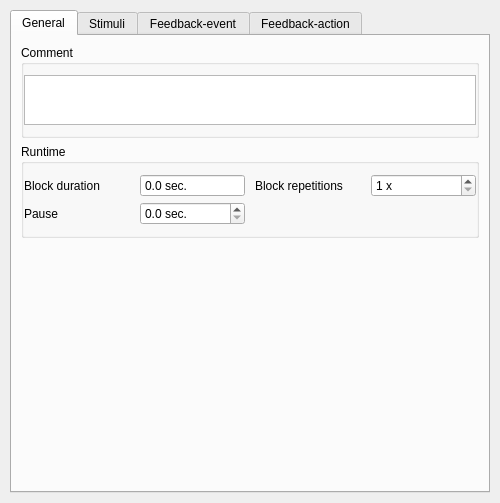
<?xml version="1.0" encoding="UTF-8"?>
<ui version="4.0">
 <class>CTConfWallScreen</class>
 <widget class="QWidget" name="CTConfWallScreen">
  <property name="geometry">
   <rect>
    <x>0</x>
    <y>0</y>
    <width>500</width>
    <height>503</height>
   </rect>
  </property>
  <property name="sizePolicy">
   <sizepolicy hsizetype="MinimumExpanding" vsizetype="Minimum">
    <horstretch>0</horstretch>
    <verstretch>0</verstretch>
   </sizepolicy>
  </property>
  <property name="minimumSize">
   <size>
    <width>500</width>
    <height>0</height>
   </size>
  </property>
  <property name="windowTitle">
   <string/>
  </property>
  <layout class="QVBoxLayout" name="qvb_main_layout">
   <property name="spacing">
    <number>20</number>
   </property>
   <property name="margin">
    <number>10</number>
   </property>
   <item>
    <widget class="QTabWidget" name="tabWidget">
     <property name="currentIndex">
      <number>0</number>
     </property>
     <widget class="QWidget" name="tabGeneral">
      <attribute name="title">
       <string>General</string>
      </attribute>
      <layout class="QVBoxLayout" name="verticalLayout">
       <item>
        <widget class="QGroupBox" name="qgb_comment">
         <property name="title">
          <string>Comment</string>
         </property>
         <property name="flat">
          <bool>true</bool>
         </property>
         <layout class="QGridLayout" name="qgl_comment_layout">
          <property name="leftMargin">
           <number>0</number>
          </property>
          <property name="topMargin">
           <number>10</number>
          </property>
          <property name="rightMargin">
           <number>0</number>
          </property>
          <property name="bottomMargin">
           <number>10</number>
          </property>
          <property name="horizontalSpacing">
           <number>10</number>
          </property>
          <property name="verticalSpacing">
           <number>5</number>
          </property>
          <item row="0" column="0">
           <widget class="QPlainTextEdit" name="qte_comment">
            <property name="sizePolicy">
             <sizepolicy hsizetype="Expanding" vsizetype="Fixed">
              <horstretch>0</horstretch>
              <verstretch>0</verstretch>
             </sizepolicy>
            </property>
            <property name="minimumSize">
             <size>
              <width>0</width>
              <height>50</height>
             </size>
            </property>
            <property name="maximumSize">
             <size>
              <width>16777215</width>
              <height>50</height>
             </size>
            </property>
            <property name="horizontalScrollBarPolicy">
             <enum>Qt::ScrollBarAlwaysOff</enum>
            </property>
           </widget>
          </item>
         </layout>
        </widget>
       </item>
       <item>
        <widget class="QGroupBox" name="qgb_runtime">
         <property name="title">
          <string>Runtime</string>
         </property>
         <property name="flat">
          <bool>true</bool>
         </property>
         <layout class="QGridLayout" name="qgl_runtime_layout">
          <property name="leftMargin">
           <number>0</number>
          </property>
          <property name="topMargin">
           <number>10</number>
          </property>
          <property name="rightMargin">
           <number>0</number>
          </property>
          <property name="bottomMargin">
           <number>10</number>
          </property>
          <property name="horizontalSpacing">
           <number>10</number>
          </property>
          <property name="verticalSpacing">
           <number>5</number>
          </property>
          <item row="0" column="2">
           <widget class="QLabel" name="qlb_block_repetitions">
            <property name="text">
             <string>Block repetitions</string>
            </property>
           </widget>
          </item>
          <item row="0" column="1">
           <widget class="CTDoubleSpinBox" name="qsb_block_duration">
            <property name="readOnly">
             <bool>true</bool>
            </property>
            <property name="buttonSymbols">
             <enum>QAbstractSpinBox::NoButtons</enum>
            </property>
            <property name="suffix">
             <string> sec.</string>
            </property>
            <property name="decimals">
             <number>1</number>
            </property>
            <property name="minimum">
             <double>0.000000000000000</double>
            </property>
            <property name="maximum">
             <double>300.000000000000000</double>
            </property>
            <property name="singleStep">
             <double>0.100000000000000</double>
            </property>
            <property name="value">
             <double>0.000000000000000</double>
            </property>
           </widget>
          </item>
          <item row="0" column="0">
           <widget class="QLabel" name="qlb_block_duration">
            <property name="text">
             <string>Block duration</string>
            </property>
           </widget>
          </item>
          <item row="0" column="3">
           <widget class="CTSpinBox" name="qsb_block_repetitions">
            <property name="suffix">
             <string> x</string>
            </property>
            <property name="minimum">
             <number>1</number>
            </property>
            <property name="maximum">
             <number>100</number>
            </property>
           </widget>
          </item>
          <item row="1" column="0">
           <widget class="QLabel" name="qlb_pause">
            <property name="text">
             <string>Pause</string>
            </property>
           </widget>
          </item>
          <item row="1" column="1">
           <widget class="CTDoubleSpinBox" name="qsb_pause">
            <property name="suffix">
             <string> sec.</string>
            </property>
            <property name="decimals">
             <number>1</number>
            </property>
            <property name="singleStep">
             <double>0.100000000000000</double>
            </property>
           </widget>
          </item>
         </layout>
        </widget>
       </item>
       <item>
        <spacer name="verticalSpacer">
         <property name="orientation">
          <enum>Qt::Vertical</enum>
         </property>
         <property name="sizeHint" stdset="0">
          <size>
           <width>20</width>
           <height>40</height>
          </size>
         </property>
        </spacer>
       </item>
      </layout>
     </widget>
     <widget class="QWidget" name="tabStimuli">
      <attribute name="title">
       <string>Stimuli</string>
      </attribute>
      <layout class="QVBoxLayout" name="verticalLayout_2">
       <item>
        <widget class="QGroupBox" name="qgb_stimuli">
         <property name="title">
          <string>Stimuli</string>
         </property>
         <property name="flat">
          <bool>true</bool>
         </property>
         <layout class="QVBoxLayout" name="qvb_stimuli_layout">
          <property name="spacing">
           <number>10</number>
          </property>
          <property name="leftMargin">
           <number>0</number>
          </property>
          <property name="topMargin">
           <number>10</number>
          </property>
          <property name="rightMargin">
           <number>0</number>
          </property>
          <property name="bottomMargin">
           <number>10</number>
          </property>
         </layout>
        </widget>
       </item>
       <item>
        <spacer name="verticalSpacer_2">
         <property name="orientation">
          <enum>Qt::Vertical</enum>
         </property>
         <property name="sizeHint" stdset="0">
          <size>
           <width>20</width>
           <height>40</height>
          </size>
         </property>
        </spacer>
       </item>
      </layout>
     </widget>
     <widget class="QWidget" name="tabFeedbackEvent">
      <attribute name="title">
       <string>Feedback-event</string>
      </attribute>
      <layout class="QVBoxLayout" name="verticalLayout_3">
       <item>
        <widget class="QGroupBox" name="qgb_events">
         <property name="title">
          <string>Feedback - Event/Condition</string>
         </property>
         <property name="flat">
          <bool>true</bool>
         </property>
         <layout class="QGridLayout" name="gridLayout">
          <property name="leftMargin">
           <number>0</number>
          </property>
          <property name="topMargin">
           <number>10</number>
          </property>
          <property name="rightMargin">
           <number>0</number>
          </property>
          <property name="bottomMargin">
           <number>10</number>
          </property>
          <property name="horizontalSpacing">
           <number>10</number>
          </property>
          <property name="verticalSpacing">
           <number>5</number>
          </property>
          <item row="0" column="0" colspan="2">
           <widget class="QRadioButton" name="qrb_null_event">
            <property name="text">
             <string>Do not proccess feedback</string>
            </property>
            <property name="checked">
             <bool>true</bool>
            </property>
           </widget>
          </item>
          <item row="4" column="0">
           <widget class="QRadioButton" name="qrb_body_event">
            <property name="text">
             <string>Body</string>
            </property>
           </widget>
          </item>
          <item row="3" column="1">
           <widget class="QLabel" name="qlb_position">
            <property name="text">
             <string>If infant reaches</string>
            </property>
           </widget>
          </item>
          <item row="3" column="3">
           <widget class="QComboBox" name="qcb_position">
            <property name="enabled">
             <bool>false</bool>
            </property>
           </widget>
          </item>
          <item row="3" column="4">
           <widget class="QLabel" name="qlb_position_add">
            <property name="text">
             <string>position</string>
            </property>
           </widget>
          </item>
          <item row="2" column="1">
           <spacer name="qv_spacer">
            <property name="orientation">
             <enum>Qt::Vertical</enum>
            </property>
            <property name="sizeType">
             <enum>QSizePolicy::Fixed</enum>
            </property>
            <property name="sizeHint" stdset="0">
             <size>
              <width>5</width>
              <height>10</height>
             </size>
            </property>
           </spacer>
          </item>
          <item row="3" column="0">
           <widget class="QRadioButton" name="qrb_position_event">
            <property name="text">
             <string>Position</string>
            </property>
           </widget>
          </item>
          <item row="4" column="1">
           <widget class="QLabel" name="qlb_body">
            <property name="text">
             <string>If body moves</string>
            </property>
           </widget>
          </item>
          <item row="4" column="3">
           <widget class="QComboBox" name="qcb_body">
            <property name="enabled">
             <bool>false</bool>
            </property>
            <item>
             <property name="text">
              <string>left to right</string>
             </property>
            </item>
            <item>
             <property name="text">
              <string>right to left</string>
             </property>
            </item>
           </widget>
          </item>
          <item row="5" column="0">
           <widget class="QRadioButton" name="qrb_head_event">
            <property name="text">
             <string>Head</string>
            </property>
           </widget>
          </item>
          <item row="5" column="1">
           <widget class="QLabel" name="qlb_head">
            <property name="text">
             <string>If head moves</string>
            </property>
           </widget>
          </item>
          <item row="5" column="3">
           <widget class="QComboBox" name="qcb_head">
            <property name="enabled">
             <bool>false</bool>
            </property>
            <item>
             <property name="text">
              <string>left to right</string>
             </property>
            </item>
            <item>
             <property name="text">
              <string>right to left</string>
             </property>
            </item>
           </widget>
          </item>
          <item row="6" column="0">
           <widget class="QRadioButton" name="qrb_headlifted_event">
            <property name="text">
             <string>Head lift</string>
            </property>
           </widget>
          </item>
          <item row="6" column="1">
           <widget class="QLabel" name="label_2">
            <property name="text">
             <string>If head is lifted</string>
            </property>
           </widget>
          </item>
         </layout>
        </widget>
       </item>
       <item>
        <spacer name="verticalSpacer_3">
         <property name="orientation">
          <enum>Qt::Vertical</enum>
         </property>
         <property name="sizeHint" stdset="0">
          <size>
           <width>20</width>
           <height>40</height>
          </size>
         </property>
        </spacer>
       </item>
      </layout>
     </widget>
     <widget class="QWidget" name="tabFeedbackAction">
      <attribute name="title">
       <string>Feedback-action</string>
      </attribute>
      <layout class="QVBoxLayout" name="verticalLayout_4">
       <item>
        <widget class="QGroupBox" name="qgb_actions">
         <property name="title">
          <string>Feedback - Action</string>
         </property>
         <layout class="QVBoxLayout" name="qvb_actions_layout">
          <property name="spacing">
           <number>10</number>
          </property>
          <property name="leftMargin">
           <number>0</number>
          </property>
          <property name="topMargin">
           <number>10</number>
          </property>
          <property name="rightMargin">
           <number>0</number>
          </property>
          <property name="bottomMargin">
           <number>10</number>
          </property>
          <item>
           <layout class="QGridLayout" name="gridLayout_2">
            <item row="0" column="0">
             <widget class="QLabel" name="label">
              <property name="text">
               <string>Duration interval</string>
              </property>
             </widget>
            </item>
            <item row="0" column="1">
             <widget class="CTDoubleSpinBox" name="qsb_duration_min">
              <property name="enabled">
               <bool>true</bool>
              </property>
              <property name="suffix">
               <string> sec.</string>
              </property>
              <property name="decimals">
               <number>1</number>
              </property>
              <property name="maximum">
               <double>1.000000000000000</double>
              </property>
              <property name="singleStep">
               <double>0.100000000000000</double>
              </property>
              <property name="value">
               <double>0.100000000000000</double>
              </property>
             </widget>
            </item>
            <item row="0" column="2">
             <widget class="CTDoubleSpinBox" name="qsb_duration_max">
              <property name="enabled">
               <bool>true</bool>
              </property>
              <property name="suffix">
               <string> sec.</string>
              </property>
              <property name="decimals">
               <number>1</number>
              </property>
              <property name="singleStep">
               <double>0.100000000000000</double>
              </property>
              <property name="value">
               <double>1.000000000000000</double>
              </property>
             </widget>
            </item>
           </layout>
          </item>
         </layout>
        </widget>
       </item>
       <item>
        <spacer name="verticalSpacer_4">
         <property name="orientation">
          <enum>Qt::Vertical</enum>
         </property>
         <property name="sizeHint" stdset="0">
          <size>
           <width>20</width>
           <height>40</height>
          </size>
         </property>
        </spacer>
       </item>
      </layout>
     </widget>
    </widget>
   </item>
  </layout>
 </widget>
 <customwidgets>
  <customwidget>
   <class>CTSpinBox</class>
   <extends>QSpinBox</extends>
   <header>ct_customwidgets.h</header>
  </customwidget>
  <customwidget>
   <class>CTDoubleSpinBox</class>
   <extends>QDoubleSpinBox</extends>
   <header>ct_customwidgets.h</header>
  </customwidget>
 </customwidgets>
 <resources/>
 <connections/>
</ui>
